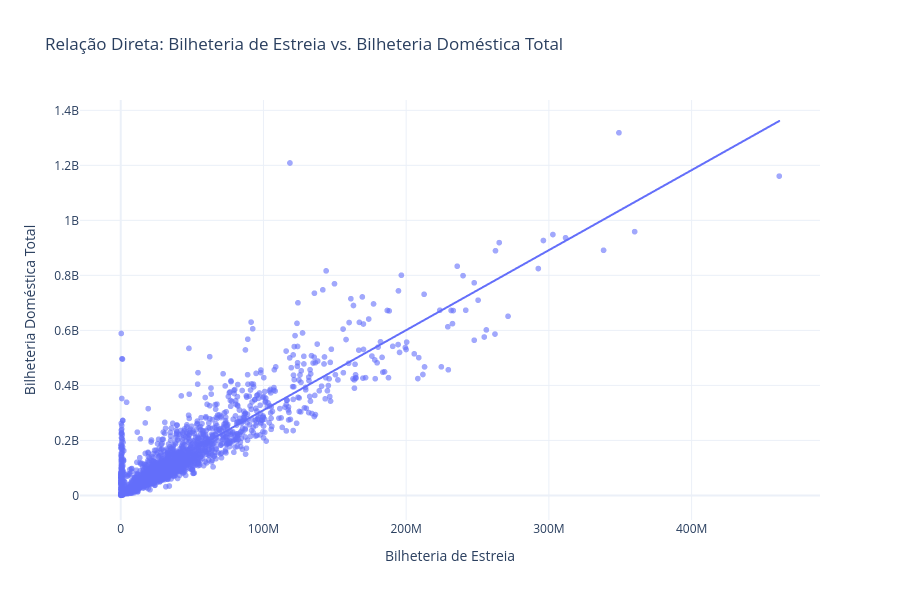

The code cell stored with this chart in its notebook:
### Markdown cell above
O gráfico aparenta denunciar, em geral, a presena de um gradiente de cores da esquerda para a direita do gráfico. Isso indica que a bilheteria total está mais associada com a arrecadação na estreia do que com o valor de Legs de um filme.

### Code cell
df_plot = df.dropna(subset=['estreia_bilheteria', 'domestic_bo']).copy()

# Cria o gráfico de dispersão
fig = px.scatter(
    df_plot,
    x='estreia_bilheteria',
    y='domestic_bo',
    hover_name='nome',
    #color='genre',
    hover_data=['year', 'genre', 'tn_legs'],
    trendline='ols',          # Linha de tendência estatística
    title='Relação Direta: Bilheteria de Estreia vs. Bilheteria Doméstica Total',
    labels={
        'estreia_bilheteria': 'Bilheteria de Estreia ($)',
        'domestic_bo': 'Bilheteria Doméstica Total ($)'
    },
    opacity=0.6
)

# Ajustes vitais: Escala logarítmica em AMBOS os eixos para dados de bilheteria
fig.update_layout(
    #xaxis_type='log',
    #yaxis_type='log',
    xaxis_title='Bilheteria de Estreia',
    yaxis_title='Bilheteria Doméstica Total',
    width=900,
    height=600,
    template='plotly_white'
)

fig.show()

### Figure 1 — Plotly figure (JSON) as saved in the notebook; plotly's stock layout.template omitted (floating-point values rounded to 4 significant figures; data arrays with more than 128 entries replaced by an {"elided": "..."} marker saying what was removed)
{"data": [{"customdata": {"elided": "2682x3 mixed values"}, "hovertemplate": "<b>%{hovertext}</b><br><br>Bilheteria de Estreia ($)=%{x}<br>Bilheteria Doméstica Total ($)=%{y}<br>year=%{customdata[0]}<br>genre=%{customdata[1]}<br>tn_legs=%{customdata[2]}<extra></extra>", "hovertext": {"elided": "2682 str values"}, "legendgroup": "", "marker": {"color": "#636efa", "opacity": 0.6, "symbol": "circle"}, "mode": "markers", "name": "", "showlegend": false, "type": "scattergl", "x": {"elided": "2682 float values"}, "xaxis": "x", "y": {"elided": "2682 float values"}, "yaxis": "y"}, {"hovertemplate": "<b>OLS trendline</b><br>domestic_bo = 2.9093 * estreia_bilheteria + 1.89209e+07<br>R<sup>2</sup>=0.815937<br><br>Bilheteria de Estreia ($)=%{x}<br>Bilheteria Doméstica Total ($)=%{y} <b>(trend)</b><extra></extra>", "legendgroup": "", "marker": {"color": "#636efa", "symbol": "circle"}, "mode": "lines", "name": "", "showlegend": false, "type": "scattergl", "x": {"elided": "2682 float values"}, "xaxis": "x", "y": {"elided": "2682 float values"}, "yaxis": "y"}], "layout": {"height": 600, "legend": {"tracegroupgap": 0}, "title": {"text": "Relação Direta: Bilheteria de Estreia vs. Bilheteria Doméstica Total"}, "width": 900, "xaxis": {"anchor": "y", "domain": [0, 1], "title": {"text": "Bilheteria de Estreia"}}, "yaxis": {"anchor": "x", "domain": [0, 1], "title": {"text": "Bilheteria Doméstica Total"}}}}
